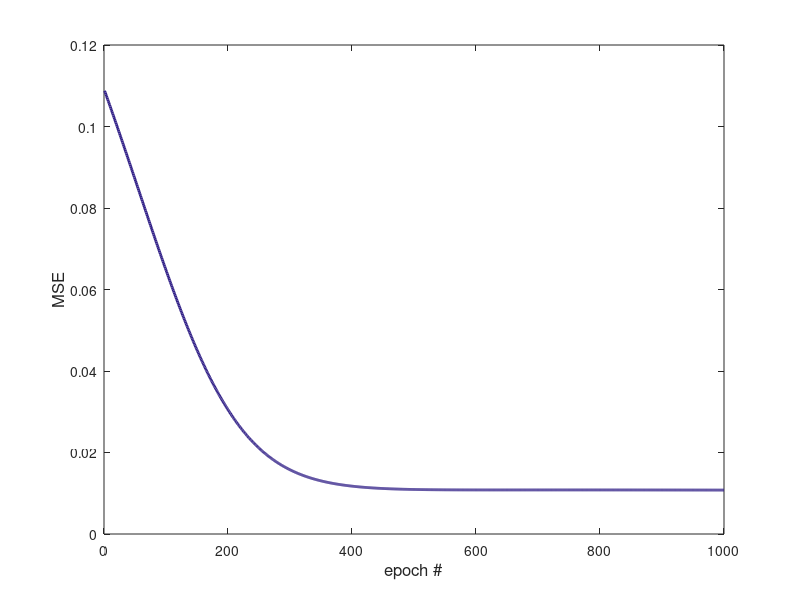
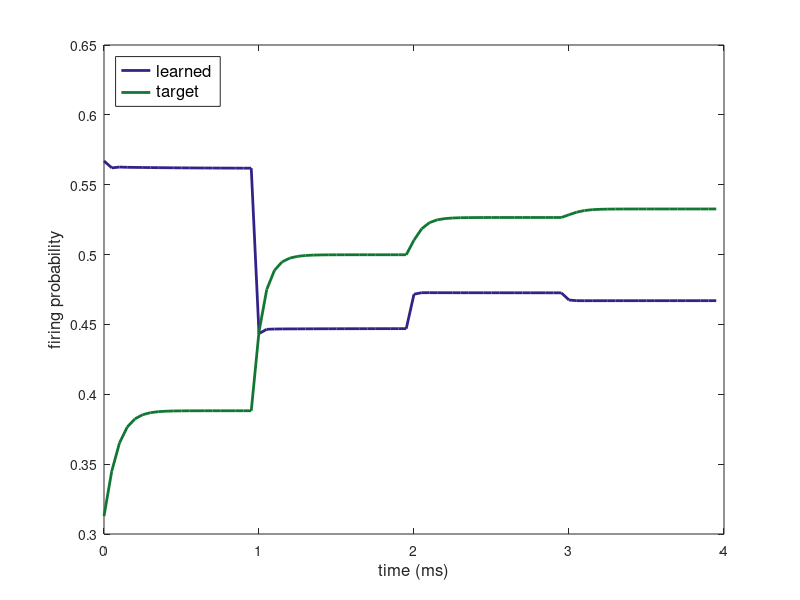
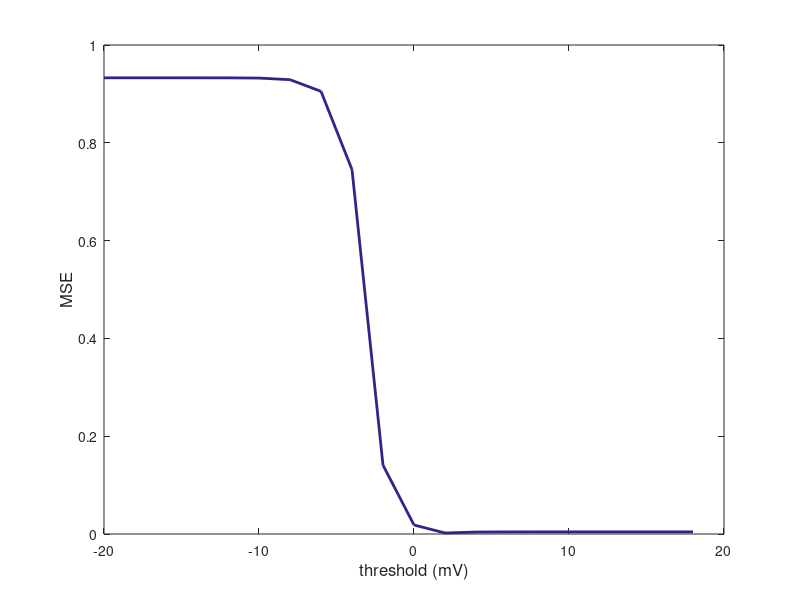
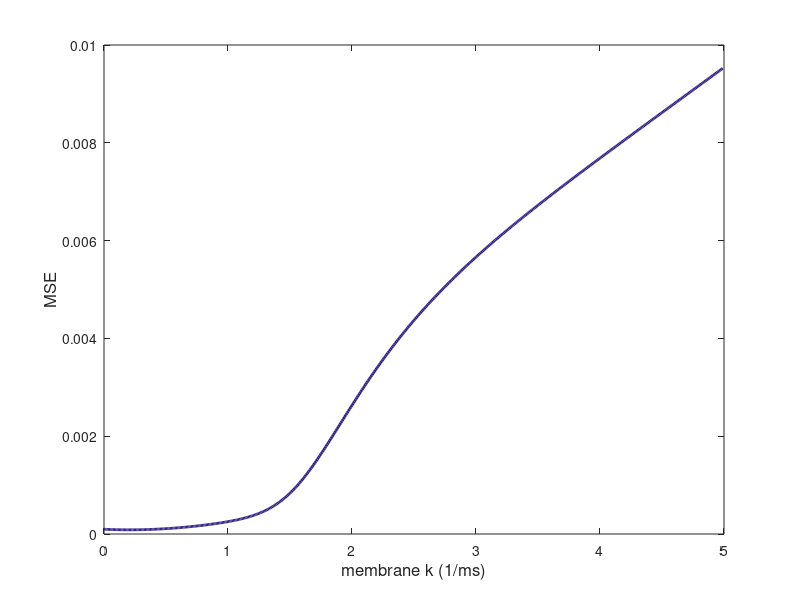

Write the MATLAB code that produced these figures, in order.
losses = xlsread("results_wkof_080121/brnn_learnrealizable-membrane-1units-losses.csv");
final_outputs = xlsread("results_wkof_080121/brnn_learnrealizable-membrane-finaloutputs.csv");
targets = xlsread("results_wkof_080121/brnn_learnrealizable-membrane-targets.csv");
thresh_losses = xlsread("results_wkof_080121/brnn_learnrealizable-losses-threshes.csv");
km_losses = xlsread("results_wkof_080121/brnn_learnrealizable-losses-kms.csv");
asck_losses = xlsread("results_wkof_080121/brnn_learnrealizable-losses-asck.csv");
ascr_losses = xlsread("results_wkof_080121/brnn_learnrealizable-losses-ascr.csv");
ascamp_losses = xlsread("results_wkof_080121/brnn_learnrealizable-losses-ascamp.csv");

linewidth = 2;

figure;
plot(losses, 'Color', "#332288", 'LineWidth', linewidth);
xlabel('epoch #', 'FontName', 'helvetica', 'FontSize', 12);
ylabel('MSE', 'FontName', 'helvetica', 'FontSize', 12);

figure;
plot([0:0.05:3.95], final_outputs, 'Color', "#332288", 'LineWidth', linewidth, 'DisplayName', "learned");
xlabel('time (ms)', 'FontName', 'helvetica', 'FontSize', 12);
ylabel('firing probability', 'FontName', 'helvetica', 'FontSize', 12);
hold on
plot([0:0.05:3.95], targets, 'Color', "#117733", 'LineWidth', linewidth, 'DisplayName', "target");
xlabel('time (ms)', 'FontName', 'helvetica', 'FontSize', 12);
ylabel('firing probability', 'FontName', 'helvetica', 'FontSize', 12);

legend('FontName', 'helvetica', 'FontSize', 12, 'Location', 'northwest')

figure;
plot(thresh_losses(:,1), thresh_losses(:,2), 'Color', "#332288", 'LineWidth', linewidth);
xlabel('threshold (mV)', 'FontName', 'helvetica', 'FontSize', 12);
ylabel('MSE', 'FontName', 'helvetica', 'FontSize', 12);

figure;
plot(km_losses(:,1), km_losses(:,2), 'Color', "#332288", 'LineWidth', linewidth);
xlabel('membrane k (1/ms)', 'FontName', 'helvetica', 'FontSize', 12);
ylabel('MSE', 'FontName', 'helvetica', 'FontSize', 12);

figure;
plot(asck_losses(:,1), asck_losses(:,2), 'Color', "#332288", 'LineWidth', linewidth);
xlabel('ASC k (1/ms)', 'FontName', 'helvetica', 'FontSize', 12);
ylabel('MSE', 'FontName', 'helvetica', 'FontSize', 12);

figure;
plot(ascr_losses(:,1), ascr_losses(:,2), 'Color', "#332288", 'LineWidth', linewidth);
xlabel('ASC mult.', 'FontName', 'helvetica', 'FontSize', 12);
ylabel('MSE', 'FontName', 'helvetica', 'FontSize', 12);

figure;
plot(ascamp_losses(:,1), ascamp_losses(:,2), 'Color', "#332288", 'LineWidth', linewidth);
xlabel('ASC additive (pA)', 'FontName', 'helvetica', 'FontSize', 12);
ylabel('MSE', 'FontName', 'helvetica', 'FontSize', 12);